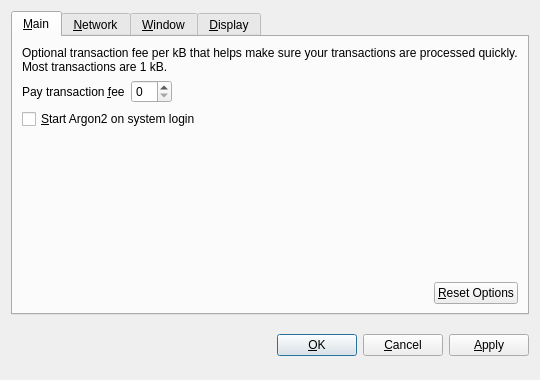
<?xml version="1.0" encoding="UTF-8"?>
<ui version="4.0">
 <class>OptionsDialog</class>
 <widget class="QDialog" name="OptionsDialog">
  <property name="geometry">
   <rect>
    <x>0</x>
    <y>0</y>
    <width>540</width>
    <height>380</height>
   </rect>
  </property>
  <property name="windowTitle">
   <string>Options</string>
  </property>
  <property name="modal">
   <bool>true</bool>
  </property>
  <layout class="QVBoxLayout" name="verticalLayout">
   <item>
    <widget class="QTabWidget" name="tabWidget">
     <property name="tabPosition">
      <enum>QTabWidget::North</enum>
     </property>
     <property name="currentIndex">
      <number>0</number>
     </property>
     <widget class="QWidget" name="tabMain">
      <attribute name="title">
       <string>&amp;Main</string>
      </attribute>
      <layout class="QVBoxLayout" name="verticalLayout_Main">
       <item>
        <widget class="QLabel" name="transactionFeeInfoLabel">
         <property name="text">
          <string>Optional transaction fee per kB that helps make sure your transactions are processed quickly. Most transactions are 1 kB.</string>
         </property>
         <property name="textFormat">
          <enum>Qt::PlainText</enum>
         </property>
         <property name="wordWrap">
          <bool>true</bool>
         </property>
        </widget>
       </item>
       <item>
        <layout class="QHBoxLayout" name="horizontalLayout_1_Main">
         <item>
          <widget class="QLabel" name="transactionFeeLabel">
           <property name="text">
            <string>Pay transaction &amp;fee</string>
           </property>
           <property name="textFormat">
            <enum>Qt::PlainText</enum>
           </property>
           <property name="buddy">
            <cstring>transactionFee</cstring>
           </property>
          </widget>
         </item>
         <item>
          <widget class="BitcoinAmountField" name="transactionFee"/>
         </item>
         <item>
          <spacer name="horizontalSpacer_1_Main">
           <property name="orientation">
            <enum>Qt::Horizontal</enum>
           </property>
           <property name="sizeHint" stdset="0">
            <size>
             <width>40</width>
             <height>20</height>
            </size>
           </property>
          </spacer>
         </item>
        </layout>
       </item>
       <item>
        <widget class="QCheckBox" name="bitcoinAtStartup">
         <property name="toolTip">
          <string>Automatically start Argon2 after logging in to the system.</string>
         </property>
         <property name="text">
          <string>&amp;Start Argon2 on system login</string>
         </property>
        </widget>
       </item>
       <item>
        <spacer name="verticalSpacer_Main">
         <property name="orientation">
          <enum>Qt::Vertical</enum>
         </property>
         <property name="sizeHint" stdset="0">
          <size>
           <width>20</width>
           <height>40</height>
          </size>
         </property>
        </spacer>
       </item>
       <item>
        <layout class="QHBoxLayout" name="horizontalLayout_2_Main">
         <item>
          <spacer name="horizontalSpacer_2_Main">
           <property name="orientation">
            <enum>Qt::Horizontal</enum>
           </property>
           <property name="sizeHint" stdset="0">
            <size>
             <width>40</width>
             <height>20</height>
            </size>
           </property>
          </spacer>
         </item>
         <item>
          <widget class="QPushButton" name="resetButton">
           <property name="toolTip">
            <string>Reset all client options to default.</string>
           </property>
           <property name="text">
            <string>&amp;Reset Options</string>
           </property>
           <property name="autoDefault">
            <bool>false</bool>
           </property>
          </widget>
         </item>
        </layout>
       </item>
      </layout>
     </widget>
     <widget class="QWidget" name="tabNetwork">
      <attribute name="title">
       <string>&amp;Network</string>
      </attribute>
      <layout class="QVBoxLayout" name="verticalLayout_Network">
       <item>
        <widget class="QCheckBox" name="mapPortUpnp">
         <property name="toolTip">
          <string>Automatically open the Argon2 client port on the router. This only works when your router supports UPnP and it is enabled.</string>
         </property>
         <property name="text">
          <string>Map port using &amp;UPnP</string>
         </property>
        </widget>
       </item>
       <item>
        <widget class="QCheckBox" name="connectSocks">
         <property name="toolTip">
          <string>Connect to the Argon2 network through a SOCKS proxy (e.g. when connecting through Tor).</string>
         </property>
         <property name="text">
          <string>&amp;Connect through SOCKS proxy:</string>
         </property>
        </widget>
       </item>
       <item>
        <layout class="QHBoxLayout" name="horizontalLayout_Network">
         <item>
          <widget class="QLabel" name="proxyIpLabel">
           <property name="text">
            <string>Proxy &amp;IP:</string>
           </property>
           <property name="textFormat">
            <enum>Qt::PlainText</enum>
           </property>
           <property name="buddy">
            <cstring>proxyIp</cstring>
           </property>
          </widget>
         </item>
         <item>
          <widget class="QValidatedLineEdit" name="proxyIp">
           <property name="maximumSize">
            <size>
             <width>140</width>
             <height>16777215</height>
            </size>
           </property>
           <property name="toolTip">
            <string>IP address of the proxy (e.g. 127.0.0.1)</string>
           </property>
          </widget>
         </item>
         <item>
          <widget class="QLabel" name="proxyPortLabel">
           <property name="text">
            <string>&amp;Port:</string>
           </property>
           <property name="textFormat">
            <enum>Qt::PlainText</enum>
           </property>
           <property name="buddy">
            <cstring>proxyPort</cstring>
           </property>
          </widget>
         </item>
         <item>
          <widget class="QLineEdit" name="proxyPort">
           <property name="maximumSize">
            <size>
             <width>55</width>
             <height>16777215</height>
            </size>
           </property>
           <property name="toolTip">
            <string>Port of the proxy (e.g. 9050)</string>
           </property>
          </widget>
         </item>
         <item>
          <widget class="QLabel" name="socksVersionLabel">
           <property name="text">
            <string>SOCKS &amp;Version:</string>
           </property>
           <property name="textFormat">
            <enum>Qt::PlainText</enum>
           </property>
           <property name="buddy">
            <cstring>socksVersion</cstring>
           </property>
          </widget>
         </item>
         <item>
          <widget class="QValueComboBox" name="socksVersion">
           <property name="toolTip">
            <string>SOCKS version of the proxy (e.g. 5)</string>
           </property>
          </widget>
         </item>
         <item>
          <spacer name="horizontalSpacer_Network">
           <property name="orientation">
            <enum>Qt::Horizontal</enum>
           </property>
           <property name="sizeHint" stdset="0">
            <size>
             <width>40</width>
             <height>20</height>
            </size>
           </property>
          </spacer>
         </item>
        </layout>
       </item>
       <item>
        <spacer name="verticalSpacer_Network">
         <property name="orientation">
          <enum>Qt::Vertical</enum>
         </property>
         <property name="sizeHint" stdset="0">
          <size>
           <width>20</width>
           <height>40</height>
          </size>
         </property>
        </spacer>
       </item>
      </layout>
     </widget>
     <widget class="QWidget" name="tabWindow">
      <attribute name="title">
       <string>&amp;Window</string>
      </attribute>
      <layout class="QVBoxLayout" name="verticalLayout_Window">
       <item>
        <widget class="QCheckBox" name="minimizeToTray">
         <property name="toolTip">
          <string>Show only a tray icon after minimizing the window.</string>
         </property>
         <property name="text">
          <string>&amp;Minimize to the tray instead of the taskbar</string>
         </property>
        </widget>
       </item>
       <item>
        <widget class="QCheckBox" name="minimizeOnClose">
         <property name="toolTip">
          <string>Minimize instead of exit the application when the window is closed. When this option is enabled, the application will be closed only after selecting Quit in the menu.</string>
         </property>
         <property name="text">
          <string>M&amp;inimize on close</string>
         </property>
        </widget>
       </item>
       <item>
        <spacer name="verticalSpacer_Window">
         <property name="orientation">
          <enum>Qt::Vertical</enum>
         </property>
         <property name="sizeHint" stdset="0">
          <size>
           <width>20</width>
           <height>40</height>
          </size>
         </property>
        </spacer>
       </item>
      </layout>
     </widget>
     <widget class="QWidget" name="tabDisplay">
      <attribute name="title">
       <string>&amp;Display</string>
      </attribute>
      <layout class="QVBoxLayout" name="verticalLayout_Display">
       <item>
        <layout class="QHBoxLayout" name="horizontalLayout_1_Display">
         <item>
          <widget class="QLabel" name="langLabel">
           <property name="text">
            <string>User Interface &amp;language:</string>
           </property>
           <property name="textFormat">
            <enum>Qt::PlainText</enum>
           </property>
           <property name="buddy">
            <cstring>lang</cstring>
           </property>
          </widget>
         </item>
         <item>
          <widget class="QValueComboBox" name="lang">
           <property name="toolTip">
            <string>The user interface language can be set here. This setting will take effect after restarting Argon2.</string>
           </property>
          </widget>
         </item>
        </layout>
       </item>
       <item>
        <layout class="QHBoxLayout" name="horizontalLayout_2_Display">
         <item>
          <widget class="QLabel" name="unitLabel">
           <property name="text">
            <string>&amp;Unit to show amounts in:</string>
           </property>
           <property name="textFormat">
            <enum>Qt::PlainText</enum>
           </property>
           <property name="buddy">
            <cstring>unit</cstring>
           </property>
          </widget>
         </item>
         <item>
          <widget class="QValueComboBox" name="unit">
           <property name="toolTip">
            <string>Choose the default subdivision unit to show in the interface and when sending coins.</string>
           </property>
          </widget>
         </item>
        </layout>
       </item>
       <item>
        <widget class="QCheckBox" name="displayAddresses">
         <property name="toolTip">
          <string>Whether to show Argon2 addresses in the transaction list or not.</string>
         </property>
         <property name="text">
          <string>&amp;Display addresses in transaction list</string>
         </property>
        </widget>
       </item>
       <item>
        <spacer name="verticalSpacer_Display">
         <property name="orientation">
          <enum>Qt::Vertical</enum>
         </property>
         <property name="sizeHint" stdset="0">
          <size>
           <width>20</width>
           <height>40</height>
          </size>
         </property>
        </spacer>
       </item>
      </layout>
     </widget>
    </widget>
   </item>
   <item>
    <layout class="QHBoxLayout" name="horizontalLayout_Buttons">
     <item>
      <spacer name="horizontalSpacer_1">
       <property name="orientation">
        <enum>Qt::Horizontal</enum>
       </property>
       <property name="sizeHint" stdset="0">
        <size>
         <width>40</width>
         <height>48</height>
        </size>
       </property>
      </spacer>
     </item>
     <item>
      <widget class="QLabel" name="statusLabel">
       <property name="font">
        <font>
         <weight>75</weight>
         <bold>true</bold>
        </font>
       </property>
       <property name="text">
        <string/>
       </property>
       <property name="textFormat">
        <enum>Qt::PlainText</enum>
       </property>
       <property name="wordWrap">
        <bool>true</bool>
       </property>
      </widget>
     </item>
     <item>
      <spacer name="horizontalSpacer_2">
       <property name="orientation">
        <enum>Qt::Horizontal</enum>
       </property>
       <property name="sizeHint" stdset="0">
        <size>
         <width>40</width>
         <height>48</height>
        </size>
       </property>
      </spacer>
     </item>
     <item>
      <widget class="QPushButton" name="okButton">
       <property name="text">
        <string>&amp;OK</string>
       </property>
      </widget>
     </item>
     <item>
      <widget class="QPushButton" name="cancelButton">
       <property name="text">
        <string>&amp;Cancel</string>
       </property>
       <property name="autoDefault">
        <bool>false</bool>
       </property>
      </widget>
     </item>
     <item>
      <widget class="QPushButton" name="applyButton">
       <property name="text">
        <string>&amp;Apply</string>
       </property>
       <property name="autoDefault">
        <bool>false</bool>
       </property>
      </widget>
     </item>
    </layout>
   </item>
  </layout>
 </widget>
 <customwidgets>
  <customwidget>
   <class>BitcoinAmountField</class>
   <extends>QSpinBox</extends>
   <header>bitcoinamountfield.h</header>
  </customwidget>
  <customwidget>
   <class>QValueComboBox</class>
   <extends>QComboBox</extends>
   <header>qvaluecombobox.h</header>
  </customwidget>
  <customwidget>
   <class>QValidatedLineEdit</class>
   <extends>QLineEdit</extends>
   <header>qvalidatedlineedit.h</header>
  </customwidget>
 </customwidgets>
 <resources/>
 <connections/>
</ui>
